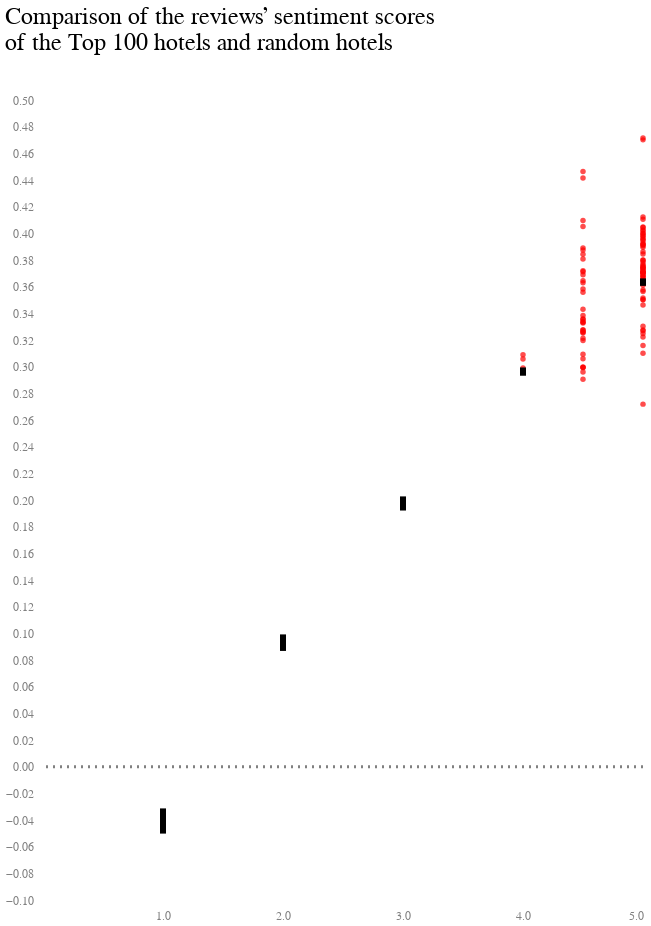

Notebook source saved alongside this figure:
### Code cell
def senti_chart(ci_data=ta_senti_bootstraps, mean_data=hotels_data):
    ci = alt.Chart(ci_data).mark_rule(size=6).encode(
        x=alt.X('Rating:Q', axis=alt.Axis(values=[1, 2, 3, 4, 5])),
        y='SentiLower:Q',
        y2='SentiUpper:Q'
    )

    mean = alt.Chart(mean_data).mark_circle(color='red').encode(
        x='CustomerRating:Q',
        y='SentiMean:Q'
    )

    line = alt.Chart(pd.DataFrame({'y': [0]})).mark_rule(strokeDash=[2, 5], color='gray', size=3).encode(
        y='y'
    )

    chart = alt.layer(mean, ci, line).properties(
        width=600,
        height=800,
        title=alt.TitleParams(
            text=[
                'Comparison of the reviews’ sentiment scores',
                'of the Top 100 hotels and random hotels'
            ],
            subtitle="\n"
        )
    ).configure(
        axis=alt.AxisConfig(
            title=None, domain=False, grid=False, ticks=False, labelPadding=10, labelColor='gray', labelFont='Helvetica Neue',
            labelFontSize=12
        ),
        legend=alt.LegendConfig(
            direction='horizontal',
            orient='top'
        ),
        lineBreak='\n',
        title=alt.TitleConfig(
            fontSize=24,
            fontWeight=400,
            subtitleFontSize=12,
            subtitlePadding=10,
            anchor='start',
        ),
        view=alt.ViewConfig(
            strokeWidth=0
        )
    )

    return chart

senti_chart(ci_data=ta_senti_bootstraps, mean_data=hotels_data)
